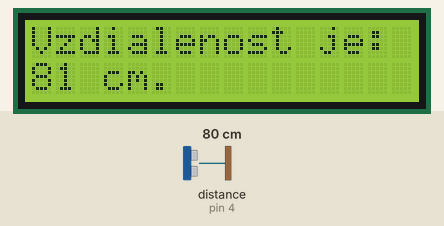
This sketch was run on a simulated Arduino Uno, built with avr-gcc and run on an emulated ATmega328P. On the bench: 16×2 character LCD. The inputs (shaded band) are chosen by the test bench; at power-on: distance to the obstacle (sensor on pin 4) 80 cm. The echo pulse lasts 58.3 µs per cm; what the sketch prints to the serial monitor is not drawn.

Above: at 1.2 s.
1.3 s: distance to the obstacle (sensor on pin 4) set to 2 cm
At 3.0 s:
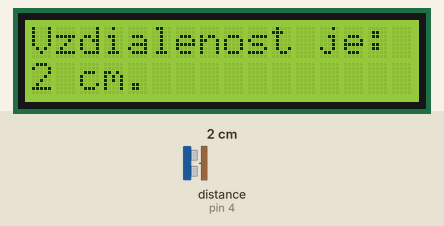
3.3 s: distance to the obstacle (sensor on pin 4) set to 4 cm
At 4.5 s:
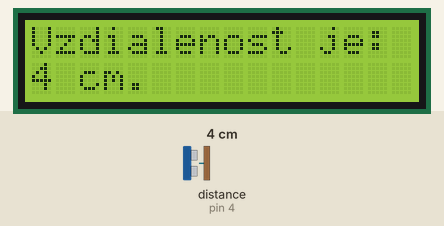
5.2 s: distance to the obstacle (sensor on pin 4) set to 60 cm
At 5.58 s:
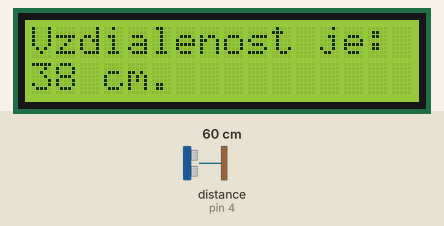
7.2 s: distance to the obstacle (sensor on pin 4) set to 35 cm
At 8.5 s:
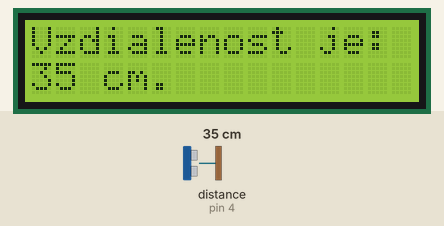
Timing chart, 0 to 9.9 s (numbered marks = the images above; inputs shaded):
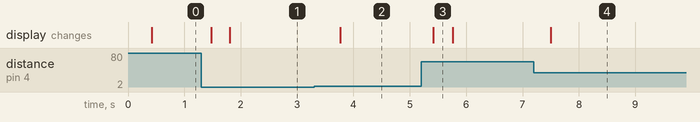

The sketch:

lcd_measure_lcd.ino
```cpp
// Ultrazvukový modul HY-SRF05 pro měření vzdálenosti

// load library for ultrasound
#include <NewPing.h>
// load library for lcd 16x2 i2c
#include <LiquidCrystal_I2C.h>

// nastavení propojovacích pinů - ultrazvuk
#define pinTrigger    3
#define pinEcho       4
#define maxVzdalenost 450

// inicializace měřícího modulu ultrazvuku z knihovny
NewPing sonar(pinTrigger, pinEcho, maxVzdalenost);
// inicializace displaya na I2C adrese 0x27
// 0x27 and 16 characters in 2 lines
LiquidCrystal_I2C lcd(0x27,16,2);

void setup() {
  // zahájení komunikace po sériové lince
  Serial.begin(9600);
  // inicializacia displaya
  lcd.init();// initialise display
  lcd.backlight(); // backlight on
}

void loop() {
  // načtení vzdálenosti v centimetrech do vytvořené proměnné vzdalenost
  int vzdalenost = sonar.ping_cm();
  // pauza před dalším měřením
  delay(50);
  // pokud byla detekována vzdálenost větší než 0,
  // provedeme další měření
  if (vzdalenost > 0) {
    vzdalenost = 0;
    // pro získání stabilnějších výsledků provedeme 5 měření
    // a výsledky budeme přičítat do proměnné vzdalenost
    for (int i = 0; i < 5; i++) {
      vzdalenost += sonar.ping_cm();
      delay(50);
    }
    // v proměnné vzdálenost máme součet posledních 5 měření
    // a musíme tedy provést dělení 5 pro získání průměru
    vzdalenost = vzdalenost / 5;
    // vytištění informací po sériové lince
    Serial.print("Vzdalenost mezi senzorem a predmetem je ");
    Serial.print(vzdalenost);
    Serial.println(" cm.");
    // print na display
    lcd.setCursor(0,0);
    lcd.print("Vzdialenost je:");
    // lcd.setCursor(11,0);
    // lcd.print(temperatureF);
    lcd.setCursor(0,1);
    lcd.print(vzdalenost);
    lcd.println(" cm."            );
    // lcd.setCursor(11,1);
    // lcd.print(temperatureC);
  }
  // pokud byla detekována vzdálenost 0, je předmět mimo měřící rozsah,
  // tedy příliš blízko nebo naopak daleko
  else {
    Serial.println("Vzdalenost mezi senzorem a predmetem je mimo merici rozsah.");
    lcd.setCursor(0,0);
    lcd.print(" Predmet mimo   ");
    lcd.setCursor(0,1);
    lcd.print(" meraci rozsah !");
    delay(500);

  }
}
```

Measured:
- after the input at 1.3 s, the display: first changes after 0.18 s (image 1 shows a later state)
- after the input at 3.3 s, the display: changes after 0.47 s (image 2)
- after the input at 5.2 s, the display: changes after 0.22 s (image 3)
- after the input at 7.2 s, the display: changes after 0.30 s (image 4)
